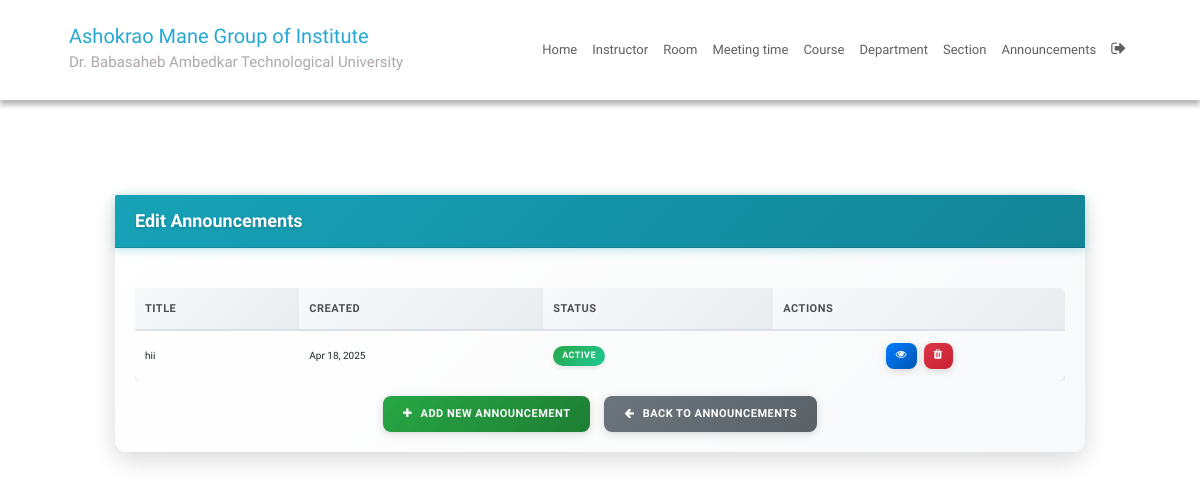
The page /announcements/edit/ (signed in) on the database as committed earlier.
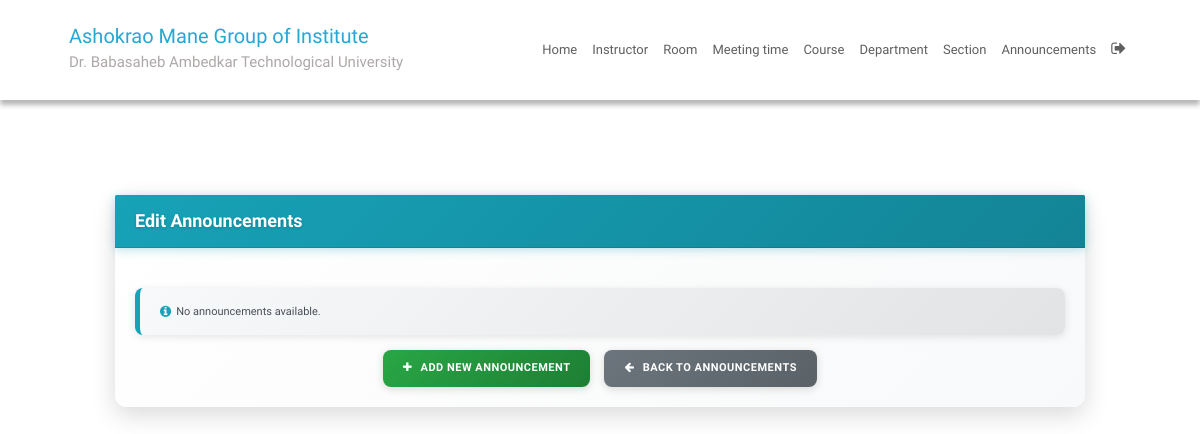
The same page on the database as committed later.
### SchedulerApp/models.py (models this page shows, shortened)
class Announcement(models.Model):
    title = models.CharField(max_length=200)
    content = models.TextField()
    created_at = models.DateTimeField(auto_now_add=True)
    updated_at = models.DateTimeField(auto_now=True)
    is_active = models.BooleanField(default=True)
    created_by = models.ForeignKey(User, on_delete=models.CASCADE, null=True, blank=True)

### SchedulerApp/views.py (the view)
# urls.py: path('announcements/edit/', views.announcementEdit, name='announcementEdit'),
@login_required
def announcementEdit(request):
    announcements = Announcement.objects.all().order_by('-created_at')
    return render(request, 'announcementEdit.html', {'announcements': announcements})

### SchedulerApp/templatetags/index.py (called while the page is built)
@register.tag
def active(parser, token):
    args = token.split_contents()
    template_tag = args[0]
    if len(args) < 2:
        raise (template.TemplateSyntaxError, f'{template_tag} tag requires at least one argument')
    return NavSelectedNode(args[1:])

    def render(self, context):
        path = context['request'].path
        for p in self.patterns:
            pValue = template.Variable(p).resolve(context)
            if path == pValue:
                return 'active'
        return ''

### templates/announcementEdit.html (shortened to what this page needs)
{% extends 'base.html' %}
{% block content %}
<div class="container py-4">
  <div class="card">
    <div class="card-header bg-info text-white">
      <h3 class="mb-0">Edit Announcements</h3>
    </div>
    <div class="card-body">
      {% if announcements %}
        <div class="table-responsive">
          <table class="table table-hover">
            <thead class="thead-light">
              <tr>
                <th>Title</th>
                <th>Created</th>
                <th>Status</th>
                <th>Actions</th>
              </tr>
            </thead>
            <tbody>
              {% for announcement in announcements %}
              <tr>
                <td>{{ announcement.title }}</td>
                <td>{{ announcement.created_at|date:"M d, Y" }}</td>
                <td>
                  {% if announcement.is_active %}
                    <span class="badge badge-success">Active</span>
                  {% else %}
                    <span class="badge badge-secondary">Inactive</span>
                  {% endif %}
                </td>
                <td>
                  <a href="{% url 'announcementDetail' announcement.id %}" class="btn btn-sm btn-primary">
                    <i class="fa fa-eye"></i>
                  </a>
                  <button type="button" class="btn btn-sm btn-danger" data-toggle="modal"
                          data-target="#deleteModal{{ announcement.id }}">
                    <i class="fa fa-trash"></i>
                  </button>
                </td>
              </tr>
              {% endfor %}
            </tbody>
          </table>
        </div>
      {% else %}
        <div class="alert alert-info d-flex align-items-center">
          <i class="fa fa-info-circle mr-2"></i>
          No announcements available.
        </div>
      {% endif %}
      <div class="text-center mt-4">
        <a href="{% url 'announcementAdd' %}" class="btn btn-success">
          <i class="fa fa-plus"></i> Add New Announcement
        </a>
        <a href="{% url 'announcements' %}" class="btn btn-secondary ml-2">
          <i class="fa fa-arrow-left"></i> Back to Announcements
        </a>
      </div>
    </div>
  </div>
</div>
{% endblock %}

Rows that differ between the two databases and show on the page:
removed Announcement: title "hii", created_at "Apr 18, 2025", is_active "ACTIVE"
Other text that changed with them:
text no longer shown: "TITLE CREATED STATUS ACTIONS"
text now shown: "No announcements available."
